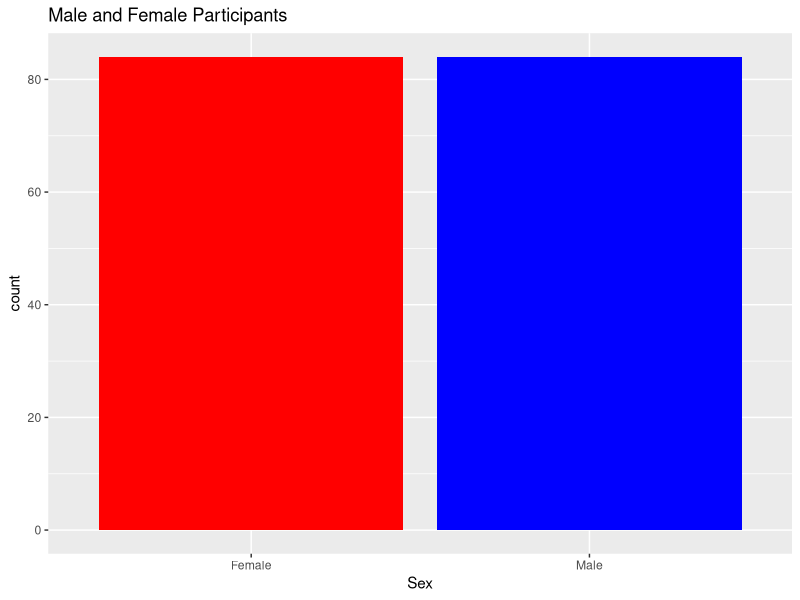
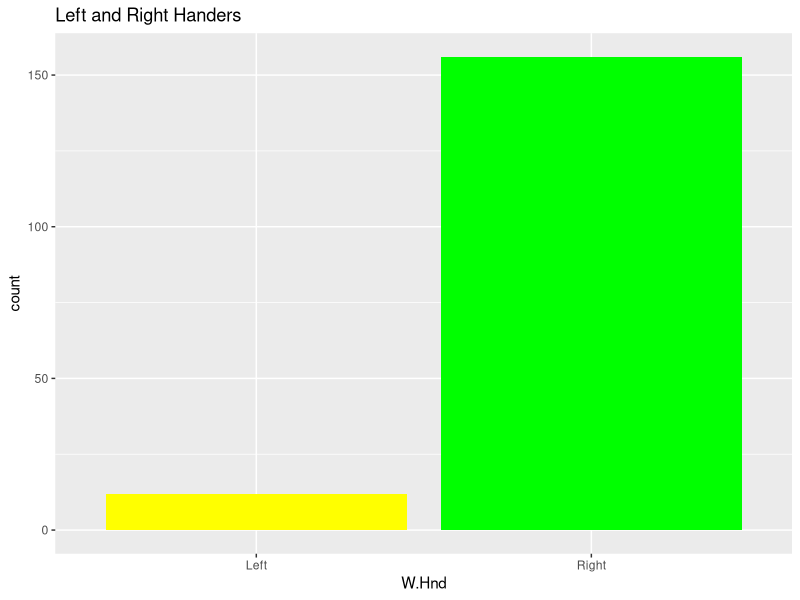
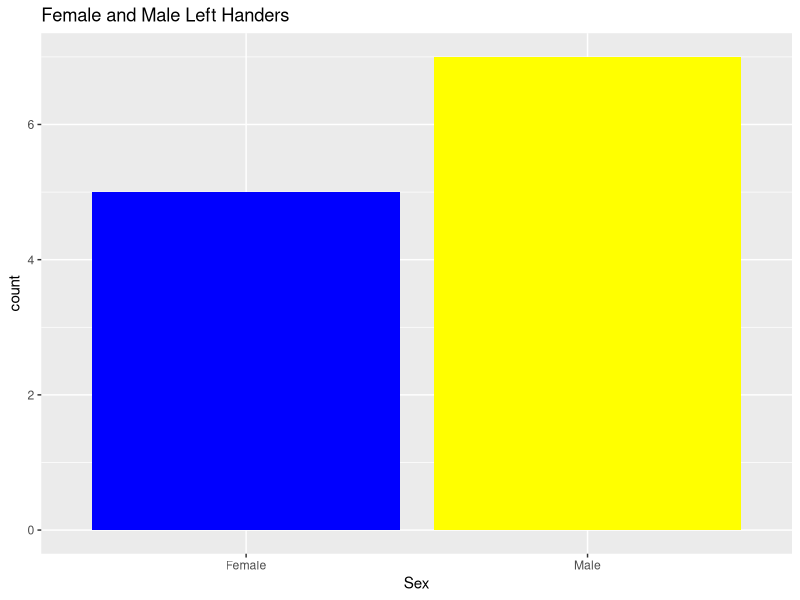
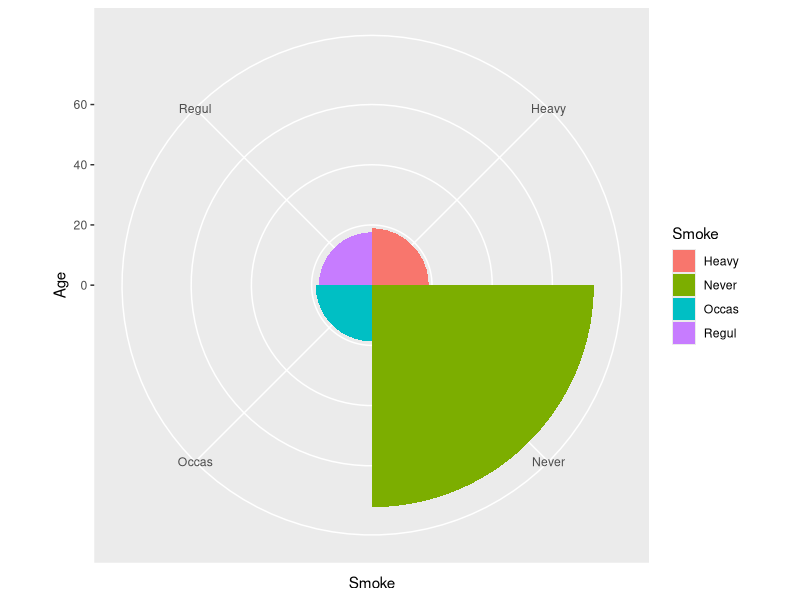
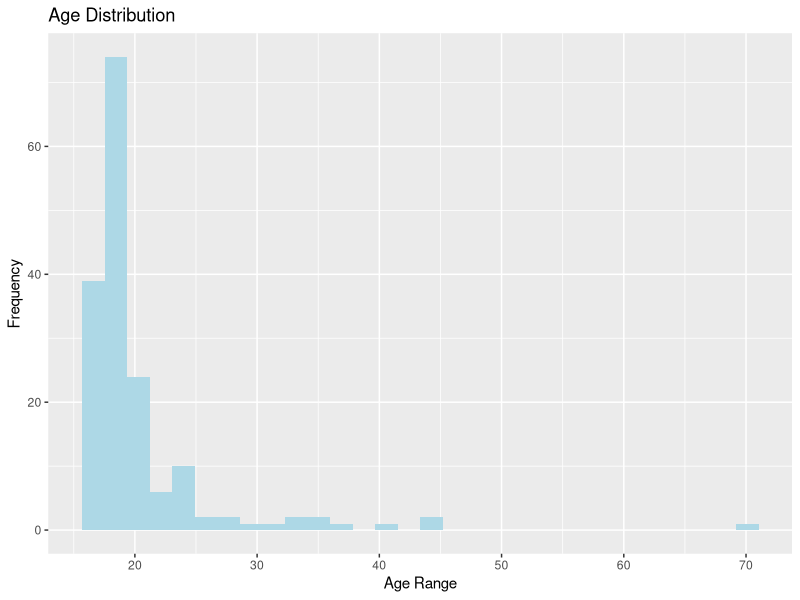
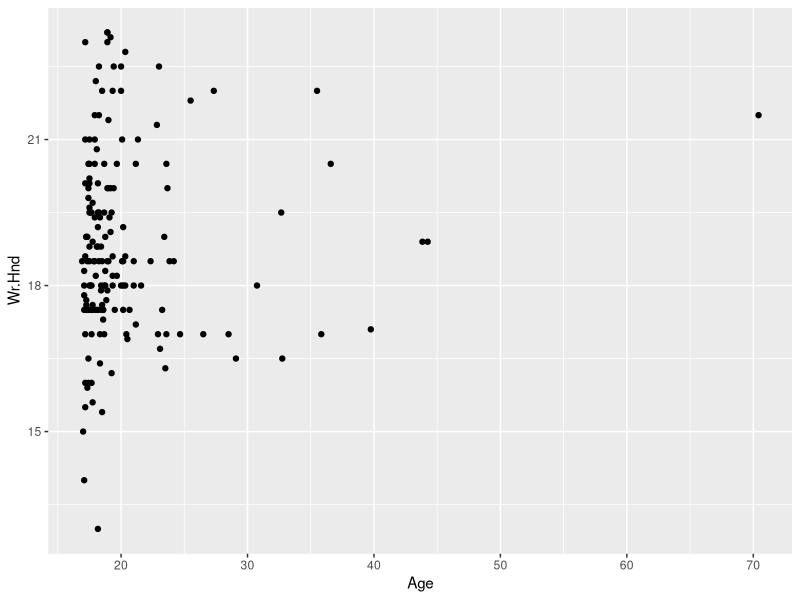
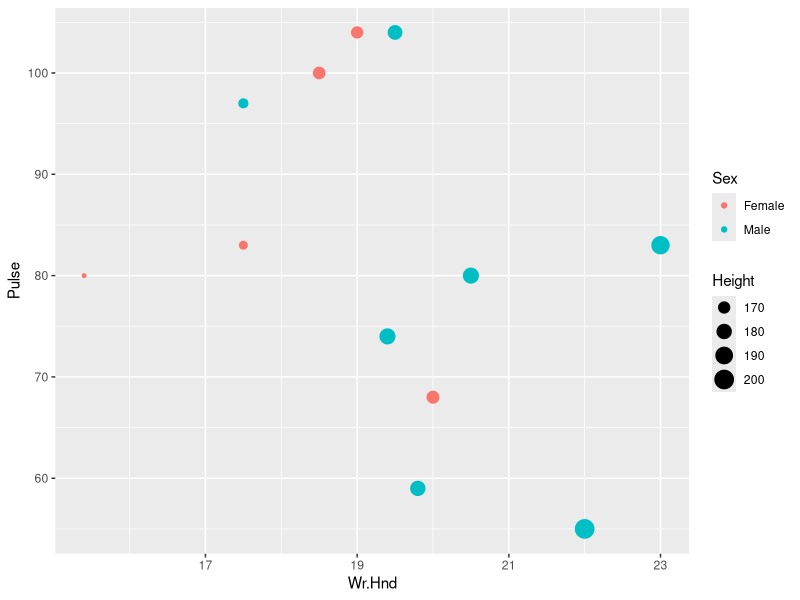
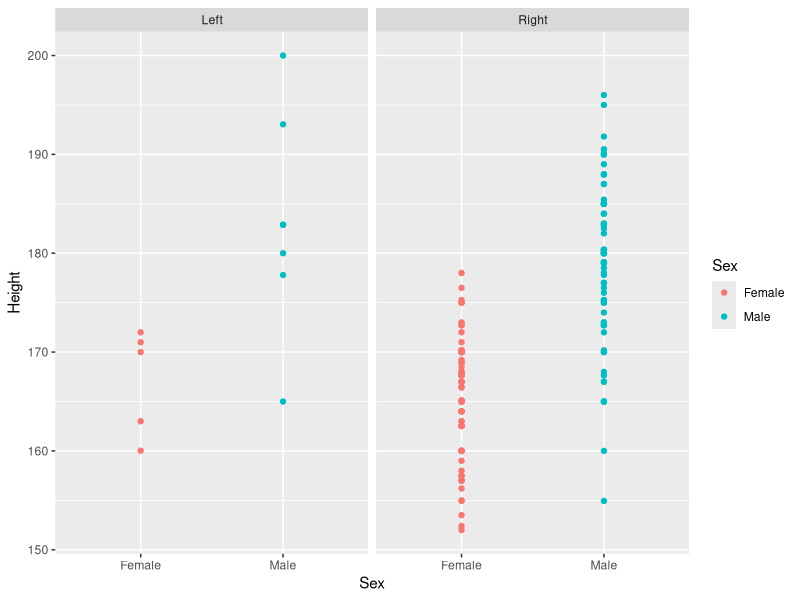

These charts were generated, in order, by the following R code:
rm(list=ls())

library(MASS)
library(dplyr)
df=na.omit(survey)

#1
#install.packages("ggplot2")
library(ggplot2)

#2
ggplot(df, aes(x=Sex))+geom_bar(fill=c("red", "blue"))+ggtitle("Male and Female Participants")

#3
ggplot(df, aes(x=W.Hnd))+geom_bar(fill=c("yellow", "green"))+ggtitle("Left and Right Handers")

#4
c=df%>%
  filter(W.Hnd=="Left")
ggplot(c, aes(x=Sex))+geom_bar(fill=c("blue", "yellow"))+ggtitle("Female and Male Left Handers")

#5
c=df%>%
  filter(Sex=="Male" & W.Hnd=="Left")
ggplot(c, aes(x=Age,y=Smoke, fill=Smoke))+geom_bar(stat="identity", width=1)+coord_polar("y", start=0)

#6
ggplot(df, aes(x=Age))+geom_histogram(fill="light blue")+ggtitle("Age Distribution")+ylab("Frequency")+xlab("Age Range")

#7
ggplot(df, aes(x=Age, y=Wr.Hnd))+geom_point()

#8
c=df%>%
  filter(W.Hnd=="Left")
ggplot(c, aes(x=Wr.Hnd, y=Pulse,color=Sex, size=Height))+geom_point()

#9
ggplot(df , aes(x=Sex, y= Height,color=Sex)) +geom_point()+facet_wrap(~W.Hnd)

#10
ggplot(df,aes(x=Wr.Hnd,y=NW.Hnd,color=W.Hnd))+geom_point()+facet_wrap(~Clap)+labs(title = "claps")

#11
ggplot(df,aes(x=Exer,y=Age))+geom_point()+facet_wrap(~Sex)

#12
ggplot(df,aes(x=Smoke,y=Wr.Hnd))+geom_boxplot()

